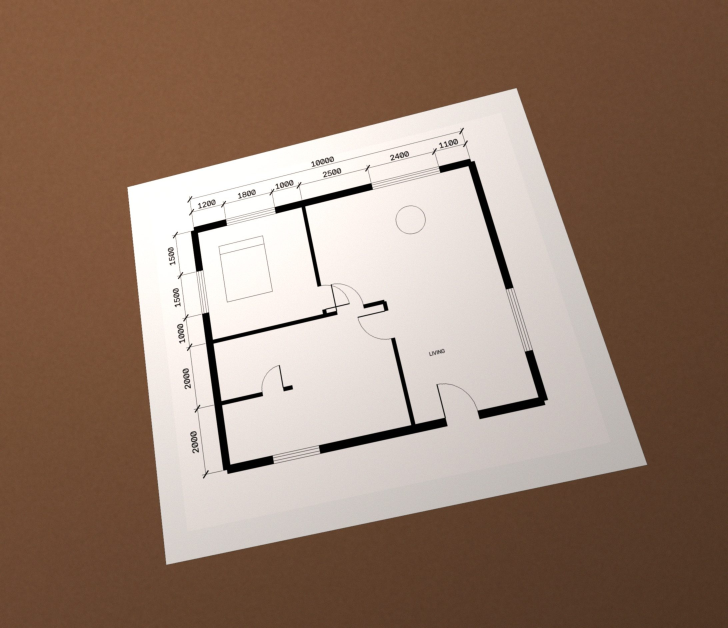
#> input picture examples/synth_photo.jpg, 2184 x 1884 px (shown at 1/3 size)
$ python -i synth.py   (imports and definitions only)
#> lines starting #> are read from the running program, lines starting #| are printed output that depends on the picture
#> further down, picture is the input picture: shape (1884, 2184, 3); mean B, G, R 110.3, 126, 150.4
"""Synthetic floor plan generator with known ground truth (for tests/benchmarks).

Draws a plan the way sales/CAD floor plans usually look: solid black outer
walls, interior walls either solid or hollow (two thin lines), swing doors
(leaf + quarter arc) and windows (3 thin lines across a wall gap). Units are
millimetres, rendered at ``px_per_mm``.
"""
from __future__ import annotations

import math
from typing import Dict, List, Tuple

import cv2
import numpy as np


# [186 lines left out: functions _wall_rect, make_plan, _fmt_dim, _draw_dims, not called in this run]


def make_photo(plan_img: np.ndarray, seed: int = 0, tilt: float = 0.12, rot_deg: float = 7.0) -> np.ndarray:
    """Fake a phone photo of a printed plan: the sheet on a desk, seen at an
    angle (perspective), slightly rotated, with uneven light, blur, noise and
    JPEG compression."""
#> called with seed = 0, tilt = 0.12, rot_deg = 7
    rng = np.random.default_rng(seed)
    h, w = plan_img.shape[:2]
#> h = 1884; w = 2184
    # paper margin around the drawing
    m = int(0.06 * max(h, w))
#> m = 131
    sheet = cv2.copyMakeBorder(plan_img, m, m, m, m, cv2.BORDER_CONSTANT, value=(250, 250, 248))
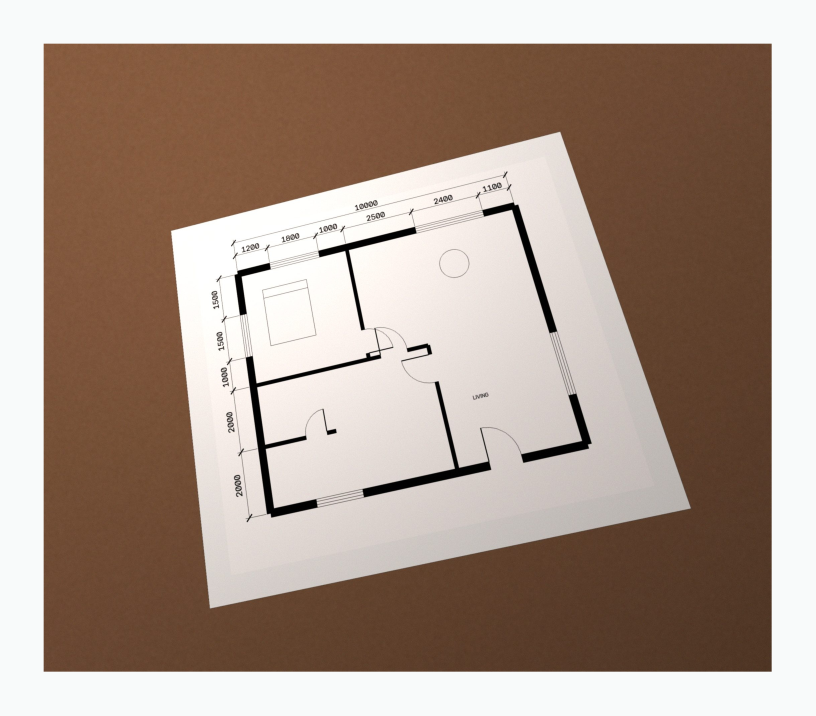
#> sheet: shape (2146, 2446, 3) (shown at 1/3 size); mean B, G, R 140.5, 152.8, 171.5
    sh, sw = sheet.shape[:2]
#> sh = 2146; sw = 2446
    W, H = int(sw * 1.5), int(sh * 1.5)
#> W = 3669; H = 3219
    # desk: brownish with texture
    desk = np.zeros((H, W, 3), np.float32)
    desk[:] = (60, 85, 120)
    desk += rng.normal(0, 12, (H, W, 1)).astype(np.float32)
    desk = cv2.GaussianBlur(desk, (0, 0), 3)
    src = np.array([[0, 0], [sw, 0], [sw, sh], [0, sh]], np.float32)
    cx, cy = W / 2, H / 2
#> cx = 1834.5; cy = 1609.5
    ang = math.radians(rot_deg)
    pts = []
    for (x, y) in src:
        x, y = x - sw / 2, y - sh / 2
        x, y = x * math.cos(ang) - y * math.sin(ang), x * math.sin(ang) + y * math.cos(ang)
        pts.append([cx + x, cy + y])
    dst = np.array(pts, np.float32)
    # perspective: the far edge (top) shrinks, plus random jitter
    dst[0, 0] += tilt * sw * 0.5
    dst[1, 0] -= tilt * sw * 0.5
    dst[0, 1] += tilt * sh * 0.3
    dst[1, 1] += tilt * sh * 0.3
    dst += rng.uniform(-0.015, 0.015, dst.shape).astype(np.float32) * max(sw, sh)
    M = cv2.getPerspectiveTransform(src, dst)
    warped = cv2.warpPerspective(sheet, M, (W, H), flags=cv2.INTER_LINEAR, borderValue=(0, 0, 0))
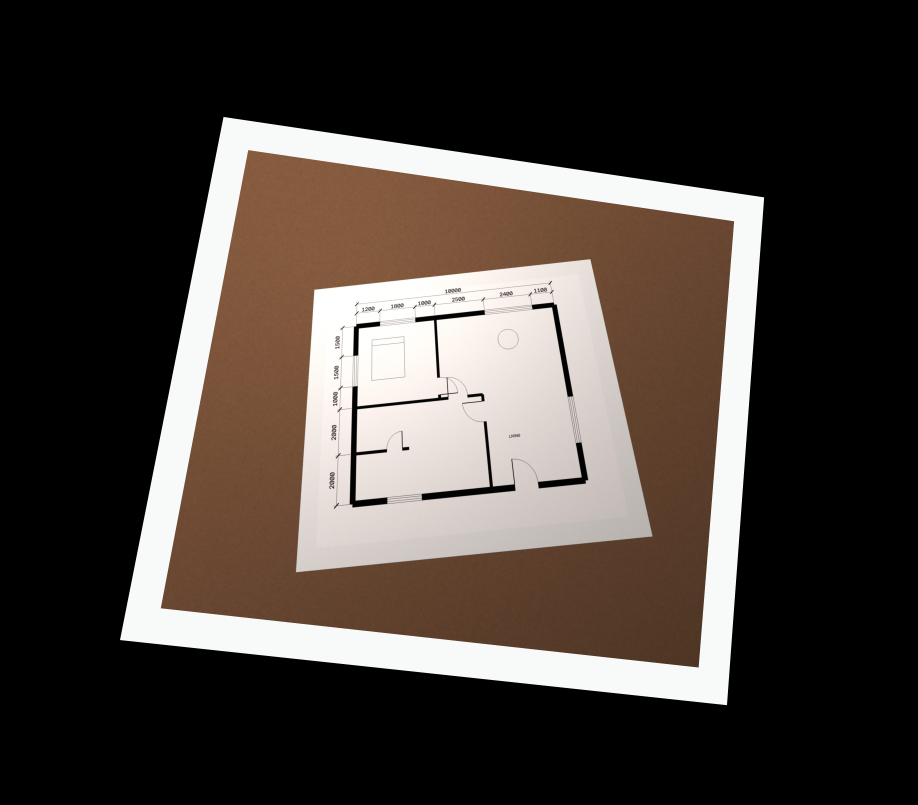
#> warped: shape (3219, 3669, 3) (shown at 1/4 size); mean B, G, R 57.3, 62.3, 69.9
    mask = cv2.warpPerspective(np.full((sh, sw), 255, np.uint8), M, (W, H))
    out = np.where(mask[..., None] > 0, warped.astype(np.float32), desk)
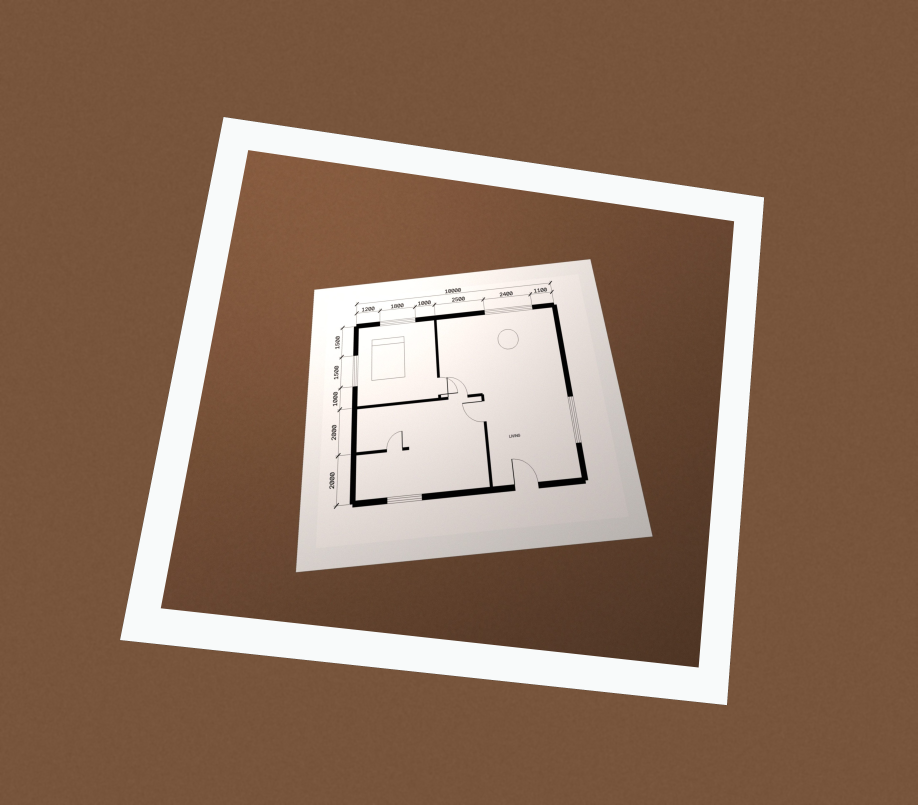
#> out: shape (3219, 3669, 3) float32 (shown at 1/4 size); mean B, G, R 90.9, 117.6, 149.1
    # light: bright spot top-left, shadow bottom-right
    yy, xx = np.mgrid[0:H, 0:W].astype(np.float32)
    light = 1.05 - 0.35 * ((xx / W) * 0.6 + (yy / H) * 0.6)
    light += 0.12 * np.exp(-(((xx - 0.3 * W) ** 2 + (yy - 0.3 * H) ** 2) / (2 * (0.25 * W) ** 2)))
    out = out * light[..., None] * np.array([0.98, 1.0, 1.04], np.float32)   # warm cast
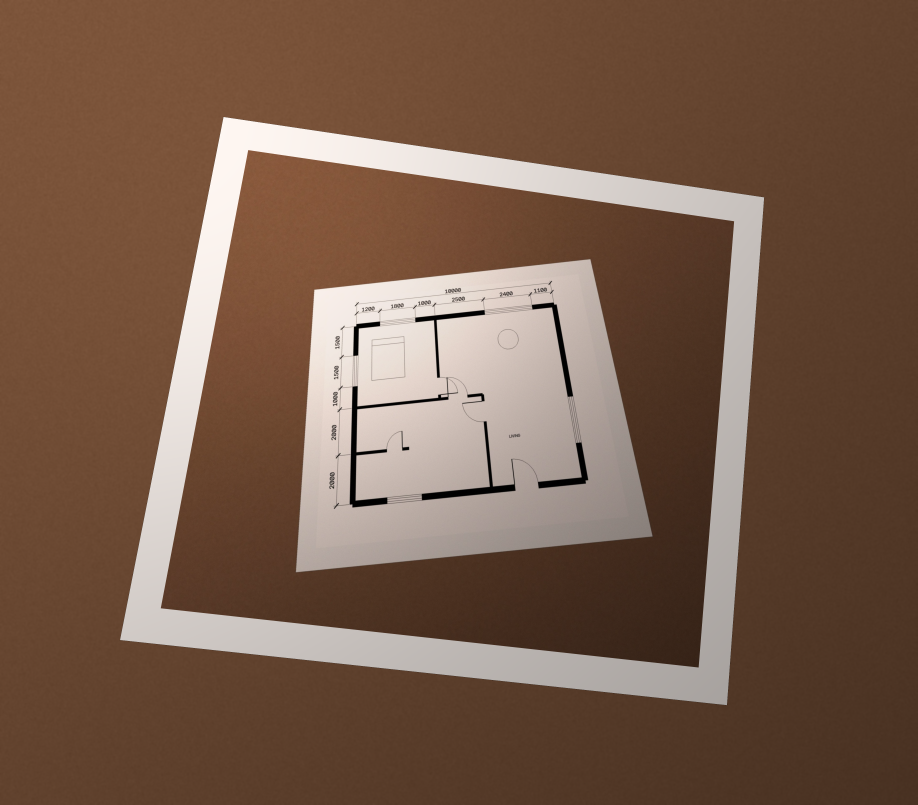
#> out: shape (3219, 3669, 3) float32 (shown at 1/4 size); mean B, G, R 86, 100.1, 138.7; drawn with min black and max white
    out = cv2.GaussianBlur(out, (0, 0), 0.8)
    out += rng.normal(0, 4, out.shape).astype(np.float32)
    out = np.clip(out, 0, 255).astype(np.uint8)
    ok, enc = cv2.imencode(".jpg", out, [cv2.IMWRITE_JPEG_QUALITY, 82])
    return cv2.imdecode(enc, cv2.IMREAD_COLOR)


# [78 lines left out: functions make_pdf, dim_text_layer, make_scan, not called in this run]

>>> import cv2
>>> picture = cv2.imread('../examples/synth_photo.jpg')
>>> result = make_photo(picture)
